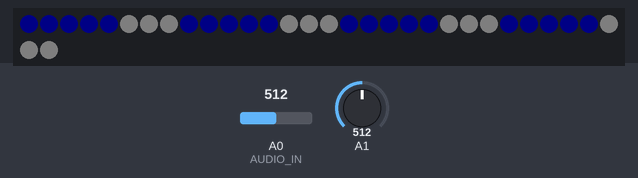
Simulated run of this sketch. Board: Arduino Uno, built for the host (arithmetic inside an expression is 32-bit, double 64-bit). On the bench: 32 RGB LEDs in strip order, left to right, continuing on the next row. The inputs (shaded band) are chosen by the test bench; at power-on: A1 = 512, A0 (AUDIO_IN) = 512. Dim RGB values are drawn brighter than linear.

Above: at 1.2 s.
1.3 s: A1 set to 22
At 2.5 s:
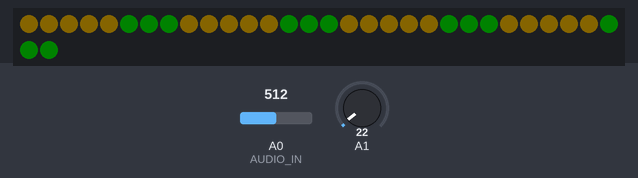
2.8 s: A1 set to 37
4.3 s: A1 set to 40
At 4.8 s:
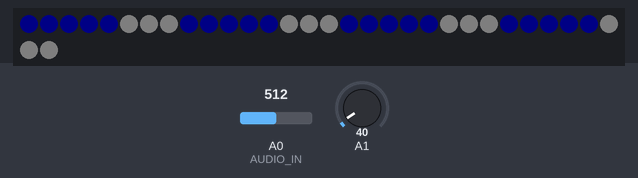
5.8 s: A1 set to 14
At 6.1 s:
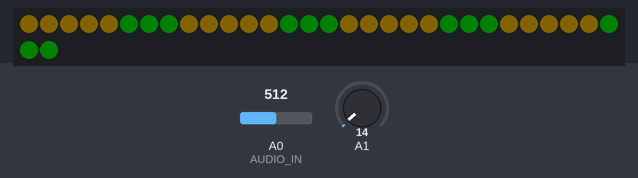
7.3 s: A1 set to 42
At 8.3 s:
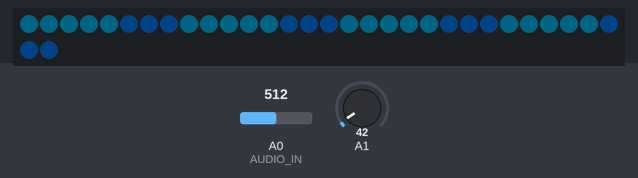
8.8 s: A1 set to 8
At 9.6 s:
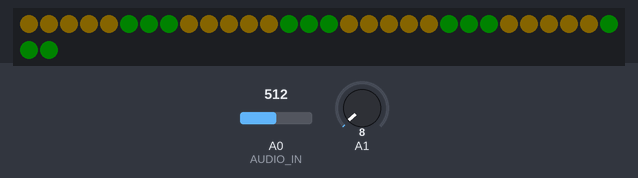
Timing chart, 0 to 11.3 s (numbered marks = the images above; inputs shaded):
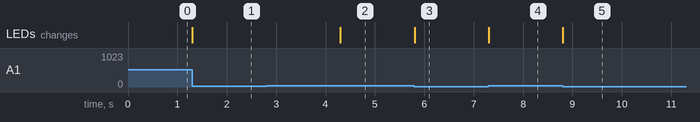

The sketch:

BalancingRB_AudioCom.ino
```cpp
#include <SoftwareSerial.h>
#include "AdaFruit_NeoPixel_Audio.h"
#define runEvery(t) for (static typeof(t) _lasttime;(typeof(t))((typeof(t))millis() - _lasttime) > (t);_lasttime += (t))

SoftwareSerial Serial_A(12,13);//rx,tx
void setup() {
  pinMode(12, INPUT);
  pinMode(13, OUTPUT);
  Serial.begin(115200);
  Ada_setup();
}

void loop() {
   Ada_loop();
}
```

AdaFruit_NeoPixel_Audio.h
```cpp
#include <Adafruit_NeoPixel.h>
#include "Audio_FFT.h"
#ifdef __AVR__
  #include <avr/power.h>
#endif

#define PIN            4
#define NUMPIXELS      32

Adafruit_NeoPixel pixels = Adafruit_NeoPixel(NUMPIXELS, PIN, NEO_GRB + NEO_KHZ800);
int Envelope;
void PIXELRGB_LOW(uint32_t i){
  if(Envelope<15){
      pixels.setPixelColor(i, pixels.Color(200,150,0));
      }
      else if(Envelope>15&&Envelope<18){
      pixels.setPixelColor(i, pixels.Color(0,150,200));
      }
      else{
      pixels.setPixelColor(i, pixels.Color(0,0,200));
      }
  }

void PIXELRGB_HIGH(int i){
  if(Envelope<15){
      pixels.setPixelColor(i, pixels.Color(0,150,0));
      }
      else if(Envelope>15&&Envelope<18){
      pixels.setPixelColor(i, pixels.Color(0,100,200));
      }
      else{
      pixels.setPixelColor(i, pixels.Color(100,100,100));
      }
  }

void Ada_setup() {

  pixels.begin();
  pixels.setBrightness(10);
}

void Ada_loop() {
    Audio_FFT_loop();
    Envelope = analogRead(A1);
    Envelope = map(Envelope, 0, 656, 0, 250);

  for(uint32_t i=0; i<8; i++) {
     if(i<*Audio[0]&&i<5){
      PIXELRGB_LOW(i);
      }
     else if (i<*Audio[0]&&i>=5){
      PIXELRGB_HIGH(i);
      }
     else{
      pixels.setPixelColor(i, pixels.Color(0,0,0));
      }
  }
  for(uint32_t i=8; i<16; i++) {
    if (i-8<*Audio[1]&&i<5+8){
      PIXELRGB_LOW(i);
      }
     else if (i-8<*Audio[1]&&i>=5+8){
      PIXELRGB_HIGH(i);
      }
     else{
      pixels.setPixelColor(i, pixels.Color(0,0,0));
      }
  }
  for(uint32_t i=16; i<24; i++) {
    if (i-16<*Audio[2]&&i<5+16){
      PIXELRGB_LOW(i);
      }
     else if (i-16<*Audio[2]&&i>=5+16){
      PIXELRGB_HIGH(i);
      }
     else{
     pixels.setPixelColor(i, pixels.Color(0,0,0));
      }
  }
  for(uint32_t i=24; i<32; i++) {
    if (i-24<*Audio[3]&&i<5+24){
      PIXELRGB_LOW(i);
      }
     else if (i-24<*Audio[3]&&i>=5+24){
      PIXELRGB_HIGH(i);
      }
     else{
      pixels.setPixelColor(i, pixels.Color(0,0,0));
      }
  }
  pixels.show();
}
```

Audio_FFT.h
```cpp
#define LOG_OUT 1 // use the log output function
#define FFT_N 32 // set to 64 point fft
#include <FFT.h> // include the library
#define AUDIO_IN A0
    int *Audio[4];
    int A[4];
    int Max_value[4]={0};
void Audio_FFT_loop(){
  noInterrupts(); // Enter critical section to reduces jitter
  for (int i = 0 ; i < (FFT_N*2) ; i += 2) { // save signal samples
    int k = analogRead(AUDIO_IN);
    //k -= 0x0200; // form into a signed int
    //k <<= 6; // form into a 16b signed int
    fft_input[i] = k; // put real data into even bins
    fft_input[i+1] = 0; // set odd bins to 0
  }
  interrupts(); // Escape from critical section
  fft_window(); // window the data for better frequency response
  fft_reorder(); // reorder the data before doing the fft
  fft_run(); // process the data in the fft
  fft_mag_log(); // take the output of the fft

  //Serial.println("start");
  for (byte i = 0 ; i < 4 ; i++) {

    A[i] = fft_log_out[4*i+2];// send out the data
    Audio[i]= &A[i];
    if ( Max_value[i] < *Audio[i] ) Max_value[i] = *Audio[i];
  }
  *Audio[0]=map(*Audio[0], 0, Max_value[0], 0, 8);
  *Audio[1]=map(*Audio[1], 0, Max_value[1], 0, 8);
  *Audio[2]=map(*Audio[2], 0, Max_value[2], 0, 8);
  *Audio[3]=map(*Audio[3], 0, Max_value[3], 0, 8);
}
```

Measured:
- the behaviour switches between 39 and 40 on A1 (found by bisection; images 1 and 2)
- after the input at 1.3 s, the LEDs: change at once (image 1)
- after the input at 2.8 s, every drawn part: stays the same
- after the input at 4.3 s, the LEDs: change at once (image 2)
- after the input at 5.8 s, the LEDs: change at once (image 3)
- after the input at 7.3 s, the LEDs: change at once (image 4)
- after the input at 8.8 s, the LEDs: change at once (image 5)
